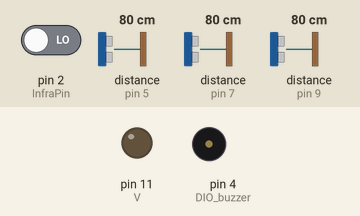
The sketch below on a simulated Arduino Uno, built with avr-gcc and run on an emulated ATmega328P. On the bench: output pins drawn as LEDs (lit = HIGH), buzzer (waves = sounding). Wiring (inferred from the names in the program): 3 × ultrasonic range finder: trigger pin 6, echo pin 5 / trigger pin 8, echo pin 7 / trigger pin 10, echo pin 9. The test bench sets the inputs (shaded band); at power-on: pin 2 (InfraPin) LOW, distance to the obstacle (sensors on pin 5, pin 7, pin 9) 80 cm. The echo pulse lasts 58.3 µs per cm; pins used as bus, display or sensor lines are not drawn; what the sketch prints to the serial monitor is not drawn.

Above: at 0.5 s.
Timing chart, 0 to 3.0 s (numbered marks = the images above):
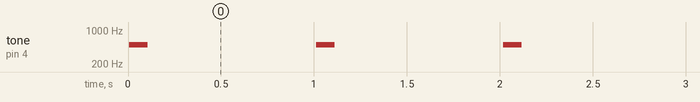

Measured:
- by itself, tone on pin 4 (DIO_buzzer): alternates 500 Hz for 0.10 s and silent for 0.91 s

The sketch:

code_complet.ino
```cpp
//defines pins numbers:
int V=11;

int trigPin1 = 10;
int echoPin1 = 9;
int trigPin2 = 8;
int echoPin2 = 7;
int trigPin3 = 6;
int echoPin3 = 5;
const int DIO_buzzer=4;
const int InfraPin=2;
int Obstacle= HIGH;
// defines variables
long duration;
float distance1, distance2,distance3;


void setup() {
  pinMode(trigPin1, OUTPUT);
  pinMode(echoPin1, INPUT);
  pinMode(trigPin2, OUTPUT);
  pinMode(echoPin2, INPUT);
  pinMode(trigPin3, OUTPUT);
  pinMode(echoPin3, INPUT);
  pinMode(InfraPin,INPUT);
  pinMode(V,OUTPUT);
Serial.begin(9600);
}
//fonction sert à calculer les distances 1,2 et 3.
float calcul_distance(int trigPin,int echoPin){
  float distance;
// Clears the trigPin
digitalWrite(trigPin, LOW);
delayMicroseconds(2);
// Sets the trigPin on HIGH state for 10 micro seconds
digitalWrite(trigPin, HIGH);
delayMicroseconds(10);
digitalWrite(trigPin, LOW);
// Reads the echoPin, returns the sound wave travel time in microseconds
duration = pulseIn(echoPin, HIGH);
// Calculating the distance
distance= duration*0.034/2;
  return distance;
}
void loop() {
Obstacle= digitalRead(InfraPin);
if(Obstacle==HIGH){
  tone(DIO_buzzer,500,100);
  delay(50);
}
//ULTRASON1:
distance1=calcul_distance(trigPin1,echoPin1);
// Prints the distance on the Serial Monitor
Serial.print("Distance1: ");
Serial.println(distance1);
if(distance1>=1 && distance1<20){
  tone(DIO_buzzer,500,100);
  delay(50);
}else if(distance1>=20 && distance1<50){
  tone(DIO_buzzer,500,100);
  delay(500);
}else if(distance1>=50 && distance1<100){
  tone(DIO_buzzer,500,100);
  delay(1000);
}


//ULTRASON 2:
distance2=calcul_distance(trigPin2,echoPin2);
Serial.print("Distance2: ");
Serial.println(distance2);
if(distance2>=1 && distance2<20){
  tone(DIO_buzzer,500,100);
  delay(50);
}else if(distance2>=20 && distance2<50){
  tone(DIO_buzzer,500,100);
  delay(500);
}else if(distance2>=50 && distance2<100){
  tone(DIO_buzzer,500,100);
  delay(1000);
}

//ULTRASON 3:
distance3=calcul_distance(trigPin3,echoPin3);
// Prints the distance on the Serial Monitor
Serial.print("Distance3: ");
Serial.println(distance3);
if(distance3>=1 && distance3<20){
  tone(DIO_buzzer,500,100);
  delay(50);
}else if(distance3>=20 && distance3<50){
  tone(DIO_buzzer,500,100);
  delay(500);
}else if(distance3>=50 && distance3<100){
  tone(DIO_buzzer,500,100);
  delay(1000);
}


}
```
